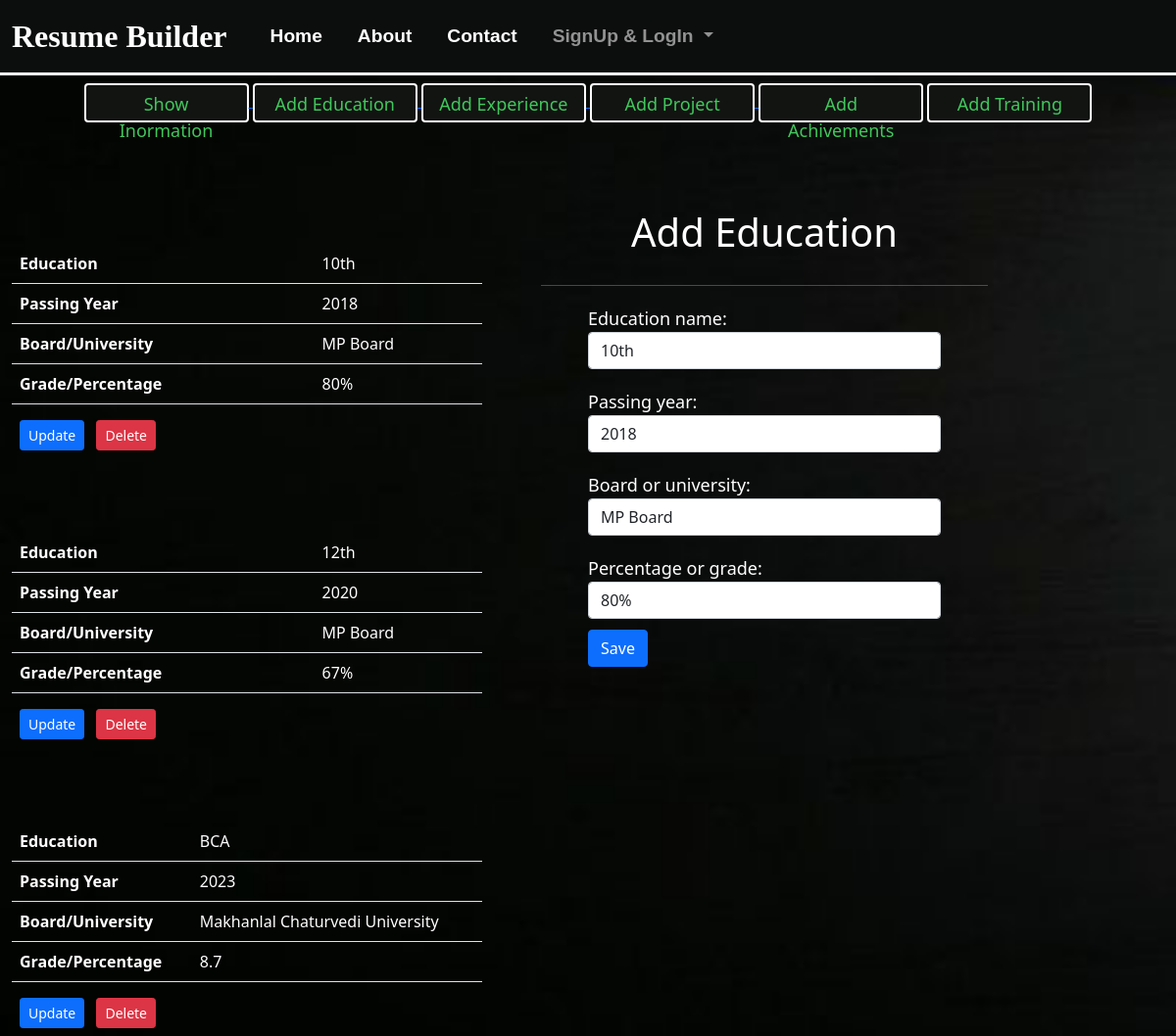
The page /updeducation/34 on the database its author committed.
### myapp/models.py (models this page shows, shortened)
class Education(models.Model):
    person=models.ForeignKey(CandidateInfo,on_delete=models.CASCADE)
    education_name=models.CharField(max_length=50)
    passing_year=models.IntegerField(choices=year_choice)
    board_or_university=models.CharField(max_length=200)
    percentage_or_grade=models.CharField(max_length=50)

### myapp/views.py (the view)
# urls.py: path('updeducation/<id>',views.upd_education,name='updeducation'),
def upd_education(request,id):
    if request.method == 'POST':
       obj= Education.objects.get(id=id)
       edform=educationForm(request.POST,instance=obj)
       if edform.is_valid():
            edform.save()
            return redirect('addeducation', id=obj.person.id)
       else:
             return redirect('alert')
    else:
        obj= Education.objects.get(id=id)
        person=CandidateInfo.objects.get(id=obj.person.id)
        education=Education.objects.filter(person=person)
        edform=educationForm(instance=obj)
        return render(request,'addeducation.html',{'edform':edform,'id':obj.person,'data':education})

### myapp/forms.py
class educationForm(forms.ModelForm):
    class Meta:
        model=Education
        exclude=['person']
        widgets={
                 'education_name':forms.TextInput(attrs={'class':'form-control'}),
                 'passing_year':forms.DateInput(attrs={'class':'form-control'}),
                 'board_or_university':forms.TextInput(attrs={'class':'form-control'}),
                 'percentage_or_grade':forms.TextInput(attrs={'class':'form-control'})
        }

### myapp/models.py (called while the page is built)
    def __str__(self):
        return self.candidate_name

### myapp/templates/addeducation.html (shortened to what this page needs)
{% extends 'base.html' %}
{% load static %}
{% block body %}
<div class="container-fluid">
  <body>
    <div class="text-center mt-2">
      <a href="{% url 'showinfo' id %}"><button class="btn topbtn">Show Inormation</button> </a>
      <a href="{% url 'addeducation' id %}"><button class="btn topbtn">Add Education</button> </a>
      <a href="{% url 'addexperience' id %}"><button class="btn topbtn">Add Experience</button> </a>
      <a href="{% url 'addproject' id %}"><button class="btn topbtn">Add Project</button> </a>
      <a href="{% url 'addachivements' id  %}"><button class="btn topbtn">Add Achivements</button></a>
    <a href="{% url 'addtraining' id  %}"><button class="btn topbtn">Add Training</button></a>
    </div>
    <div class="row top sp">
      <div class="col-5  mt-2">
        {% for i in data %}
        <div class="sp1">
          <table class="table mt-2 tbl">
            <tr>
              <th>Education</th>
              <td>{{i.education_name}}</td>
            </tr>
            <tr>
              <th>Passing Year</th>
              <td>{{i.passing_year}}</td>
            </tr>
            <tr>
              <th>Board/University</th>
              <td>{{i.board_or_university}}</td>
            </tr>
            <tr>
              <th>Grade/Percentage</th>
              <td>{{i.percentage_or_grade}}</td>
            </tr>
          </table>
          <a href="{% url 'updeducation' i.id %}"><button class="btn btn-sm btn-primary mb-2 ms-2">Update</button></a>
          <a href="{% url 'deleducation' i.id %}"><button class="btn btn-sm btn-danger mb-2 ms-2">Delete</button></a>
        </div>
        {% endfor %}
      </div>
      <div class="col-6  mt-2">
        <div class="margin">
          <div class="row my-3">
            <div  class="col-sm-6 offset-sm-3  bg left">
              <h2>Add Education</h2>
              <hr>
              <form method="POST" class="form" class="shadow p-5">
                {% for i in edform %}
                <div class="form-group ms-5 me-5 font">
                  <p class="margin"> {{i.label_tag}} {{i}}</p>
                </div>
                {% endfor %}
                <input type="submit" value="Save" class="btn btn-primary mt-2 mb-2 ms-5">
              </form>
            </div>
          </div>
        </div>
      </div>
    </div>
</div>
{% endblock body %}

### rows shown on the page
Education: education_name "10th", passing_year "2018", board_or_university "MP Board", percentage_or_grade "80%", edform "10th" "2018" "MP Board" "80%"
Education: education_name "12th", passing_year "2020", board_or_university "MP Board", percentage_or_grade "67%"
Education: education_name "BCA", passing_year "2023", board_or_university "Makhanlal Chaturvedi University", percentage_or_grade "8.7"

### other values the page prints
{{ i.label_tag }} "Education name:" "Passing year:" "Board or university:" "Percentage or grade:"
